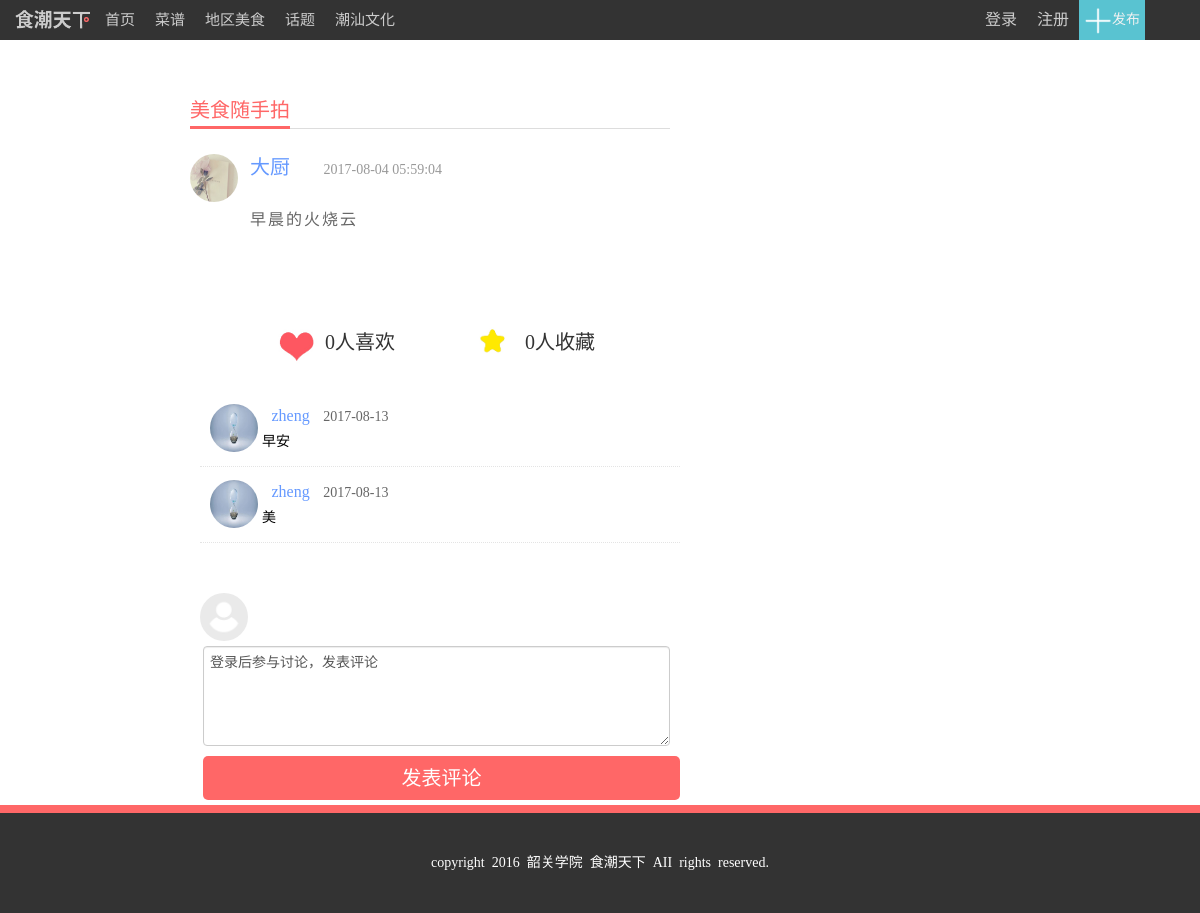
Page /php/topic_page.php?topic_id=21 on the committed database.
### tables this page shows
CREATE TABLE IF NOT EXISTS `topic` (
  `id` int(10) NOT NULL AUTO_INCREMENT,
  `content` varchar(255) NOT NULL,
  `publisher_id` int(10) NOT NULL,
  `created_at` datetime NOT NULL,
  `video` varchar(255) DEFAULT NULL,
  PRIMARY KEY (`id`),
  KEY `topic_publisher_id` (`publisher_id`)
);

CREATE TABLE IF NOT EXISTS `personal_info` (
  `id` int(10) NOT NULL AUTO_INCREMENT,
  `name` varchar(255) NOT NULL,
  `password_digest` char(40) NOT NULL,
  `head_img` varchar(255) NOT NULL DEFAULT '../assets/img/default.jpg',
  `sex` char(4) NOT NULL DEFAULT '男',
  `hometown_city` varchar(40) NOT NULL DEFAULT '汕头',
  `hometown_province` varchar(40) NOT NULL DEFAULT '潮汕',
  `email` varchar(255) NOT NULL,
  `personal_write` varchar(255) DEFAULT NULL,
  `created_at` datetime NOT NULL,
  `updated_at` datetime NOT NULL,
  PRIMARY KEY (`id`)
);

CREATE TABLE IF NOT EXISTS `topic_commnet` (
  `id` int(10) NOT NULL AUTO_INCREMENT,
  `comments` varchar(255) NOT NULL,
  `user_id` int(10) NOT NULL,
  `topic_id` int(10) NOT NULL,
  `created_at` datetime NOT NULL,
  PRIMARY KEY (`id`),
  KEY `comment_user_id` (`user_id`),
  KEY `comment_topic_id` (`topic_id`)
);

### php/topic_page.php (called while the page is built, shortened)
<?php
 	require ('../mysql_connect.php');
  	require('../models/users.php');
  require('../models/cookbook.php');
  	include('../views/user/topic_page.html.php');
 ?>

### models/users.php (called while the page is built, shortened)
<?php header( 'Content-Type:text/html;charset=utf-8');
function getID($dbc,$name){
  $q="select id from personal_info where name='$name'";
  $r=$dbc->query($q);
  $id=$r->fetchColumn(0);
  return $id;
}
function getUserName($dbc,$user_id){
  $q="select name from personal_info where id='$user_id'";
  $r=$dbc->query($q);
  $userName=$r->fetchColumn(0);
  return $userName;
}
function getUserImg($dbc,$user_id){
  $q="select head_img from personal_info where id='$user_id'";
  $r=$dbc->query($q);
  $headImg=$r->fetchColumn(0);
  return $headImg;
}
 ?>

### views/user/topic_page.html.php (the view, shortened to what this page needs)
<?php
$res=sel_topic($dbc,$_GET['topic_id']); foreach ($res as $row){
?>
<div class="topi_page_title">
    <span>美食随手拍</span>
</div>
<div class="topi_page_con">
    <a target="_blank" class="topi_page_head_img" href="personal_index.php?user_id=<?php echo $row['publisher_id']; ?>"><img src="<?php echo getUserImg($dbc,$row['publisher_id']); ?>" alt=""></a>
    <div class="topi_page_right">
        <a target="_blank" href="personal_index.php?user_id=<?php echo $row['publisher_id']; ?>" class="topi_page_userName"><?php echo getUserName($dbc,$row['publisher_id']); ?></a> <span class="topi_page_date"><?php echo $row['created_at']; ?></span>
        <br/>
        <span class="topi_page_say"><?php echo $row['content']; ?></span>
    <div class="topi_page_imgs">
<div class="topi_page_img" >
     <div style="font-size: 20px;margin-left: -80px;">
        <div style="width: 200px;position: relative;left: 100px;top: 50px;"><a id="a1" onclick="<?php if(isset($_COOKIE['userName']) && $_COOKIE['userName']!='' ){ ?>update_topi_like_num(<?php echo $row['id']; ?>)<?php }else{  ?>alert('请先登录!');<?php } ?>"  href="#a1"><img width="50" height="50" src="../assets/img/like.jpg" alt=""><span id="like_num">
         <?php topic_like_btn($dbc,$_GET['topic_id']);?></span>人喜欢</a></div>
        <div style="width: 200px;position: relative;left: 300px;"><a id="a2" onclick="<?php if(isset($_COOKIE['userName']) && $_COOKIE['userName']!='' ){ ?>update_topi_collect_num(<?php echo $row['id']; ?>)<?php }else{  ?>alert('请先登录!');<?php } ?>"  href="#a2"><img width="50" height="50" src="../assets/img/collect.jpg" alt=""><span id="collect_num">
        <?php topic_collect_btn($dbc,$_GET['topic_id']);?></span>人收藏</a></div>
        </div>
        <?php } ?>
    </div>
    </div>
    </div>
</div>
<div id="comments">
	<ul>
  <?php  $topic_id=$_GET['topic_id'];  $res=topic_comments($dbc,$topic_id);foreach($res as $row){ ?>
		<li id="comments_li">
		<div>
			<a target="_blank" href="personal_index.php?user_id=<?php echo $row['user_id']; ?>"><img class="comments_img" src="<?php echo getUserImg($dbc,$row['user_id']); ?>" alt=""></a>
			<a class="comments_name" target="_blank"  href="personal_index.php?user_id=<?php echo $row['user_id']; ?>"><?php echo getUserName($dbc,$row['user_id']); ?></a>
			<span class="comments_time"><?php $date=date('Y-m-d',strtotime($row['created_at'])); echo $date; ?></span>
			<span class="comments_con">
      <?php echo $row['comments']; ?></span>
		</div>
		</li>
    <?php } ?>
	</ul>
	<div  style="margin-top: 50px;">
		<a target="_blank" href="personal_index.php?user_id=<?php echo getID($dbc,$_COOKIE['userName']); ?>"><img class="commenter_img"  src="<?php if((!empty($_COOKIE['userName'])) && $_COOKIE['userName']!=''){ echo getHeadImage($dbc,$_COOKIE['userName']);}else{ echo '../assets/img/default.jpg';} ?>" alt=""></a>
		<div style="float: right;position: relative;width: 482px;zoom: 1;">
			<div class="commenter_text">
     <div style="width: 100%;">
      <?php if((!empty($_COOKIE['userName'])) && $_COOKIE['userName']!=''){ ?>
     <form action="topic_page.php?topic_id=<?php echo $_GET['topic_id']; ?>" method="post" id="myform" >
       <textarea class="commenter_texts"  name="commenter_text"> </textarea>
    <a href="#" onclick="document.getElementById('myform').submit();" style="width: 453px;"  class="edit_topic">发表评论</a>
    </form>
    <?php }else{ ?>
<textarea  disabled="disabled" class="commenter_texts" style="cursor: default;background-color: white;width: 453px;"   name="commenter_text" disabled="disabled"><?php echo "登录后参与讨论，发表评论"; ?></textarea>
    <span   class="edit_topic">发表评论</span>
    <?php } ?>
     </div>
      </div>
		</div>
	</div>
</div>

### models/cookbook.php (shortened to what this page needs)
<?php
function sel_topic($dbc,$topic_id)
{
    $sql = "select * from topic  where id=$topic_id";
    $topic_all = $dbc->query($sql);
    return $topic_all;
}
function topic_like_btn($dbc,$topic_id)
{
  $q="select * from topic_user_like_collect where  topic_id=$topic_id and attitude=1";
  $stmt=$dbc->prepare($q);
    $stmt->execute();
    echo $stmt->rowCount();
}
function topic_collect_btn($dbc,$topic_id)
{
  $q="select * from topic_user_like_collect where  topic_id=$topic_id and attitude=2";
  $stmt=$dbc->prepare($q);
    $stmt->execute();
    echo $stmt->rowCount();
}
function topic_comments($dbc,$topic_id){
  $q="select * from topic_commnet where  topic_id=$topic_id";
  $res=$dbc->query($q);
  return $res;
}
 ?>

### assets/css/indexTop.css (style rules this page uses)
body { font: 14px "Hiragino Sans GB",STHeiti,"微软雅黑","Microsoft YaHei",Helvetica,Arial,serif; }
.bar { float: right; margin-right: 30px; position:relative; right:20px; }
.top-bar { height: 40px; background: #333; color: #999; top: 0; position: fixed; z-index: 10000; width: 100%; left: 0; min-width: 990px; }
.top-bar .bar-left { height: 40px; margin-left: 20px; }
ol,ul { list-style: none; }
.top-bar .bar-left li { float: left; height: 40px; }
.bar-link a, .top-bar .bar-left li a { font-size: 15px; color: #ccc; height: 40px; line-height: 40px; padding: 0 10px; text-decoration: none; display: inline-block; }
li a { font-size: 16px; color: #ccc; height: 40px; line-height: 40px; padding: 0 10px; text-decoration: none; display: inline-block; }
.bar-right li { list-style-image: none; list-style-type: none; float: right; }
.bar-right li a { display: block; }
.bar-text { background: #59C3D1; color: #f1f1f1; width: auto; text-align: center; height: 40px; line-height: 40px; overflow: hidden; position: relative; z-index: 199011; cursor: pointer; margin-right: 5px; padding-left: 5px; padding-right: 5px; }
.bar-text img { border: 0; vertical-align: middle; }

### assets/css/footer.css (style rules this page uses)
.footer { clear: both; width: 100%; margin-top: 20px; background: #FF6767; padding-top: 8px; }
.footer-content { padding: 40px 0; background: #333; color: #fff; font-size: 14px; overflow: hidden; text-align: center; }

### assets/css/mc-all.css (style rules this page uses)
.topi_page_title { width: 40%; color: #666; border-bottom: 1px solid #ddd; margin-left: 190px; margin-top: 100px; padding-bottom: 5px; }
.topi_page_title>span { border-bottom: 3px solid #ff6767; font-size: 20px; font-weight: 400; color: #ff6767; padding-bottom: 5px; }
.topi_page_con { width: 70%; margin-left: 190px; }
.topi_page_head_img { position: relative;top: 25px; }
.topi_page_head_img>img { width: 48px; height: 48px; margin: 0 10px 0 0; border-radius: 50%; }
.topi_page_right { width: 850px; top:-20px; position: relative; left: 60px; }
.topi_page_userName { color: #6599ff; font-size: 20px; }
.topi_page_date { margin-left: 30px;color: #999; }
.topi_page_say { color: #666; font-size: 16px; position: relative; top: 30px;letter-spacing: 2px; }
.topi_page_imgs { width: 450px;margin-top:50px; }
#comments { width: 40%;clear: both; margin-left: 200px; }
#comments_li { height: 75px; background-color: #fff; border-bottom: 1px dotted #e4e4e4; }
#comments_li div { min-height: 72px; line-height: 72px; }
.comments_img { border-radius: 50%;width: 48px;height: 48px; }
.comments_name { color: #6599ff; margin-left: -10px; position: relative;top: -10px; }
.comments_time { color: #666;position: relative;top: -10px; }
.comments_con { color: #000; position: relative; top: 15px;left: -130px; }
.commenter_img { border-radius: 50%; width: 48px;height: 48px; }
.commenter_text { padding: 5px 0 5px 5px; }
.commenter_texts { overflow: hidden; overflow-y: auto; height: 90px; line-height: 20px; font-size: 14px; width: 95%; border: 0; outline: 0; vertical-align: top; border: 1px solid #ccc; text-shadow: none; }

### assets/css/style.css (style rules this page uses)
* { margin: 0;padding: 0;font-family: "微软雅黑"; }
a { text-decoration: none; color: #333; }
.left { float:left; }
ul { list-style-type: none; }
img { border: 0; }
input,textarea { outline: 0; }

### assets/css/index_Beauty.css (style rules this page uses)
ul, li { margin: 0; padding: 0; border: 0; font-size: 100%; font: inherit; vertical-align: baseline; }
.edit_topic { display: block; height: 44px; line-height: 44px; font-size: 20px; text-align: center; color: #fff; text-decoration: none; background: #ff6767; border-radius: 5px; }

### rows in the picture
topic: publisher.head_img (picture), publisher.name "大厨", created_at "2017-08-04 05:59:04", content "早晨的火烧云"
topic_commnet: user.head_img (picture), user.name "zheng", created_at "2017-08-13", comments "早安"
topic_commnet: user.head_img (picture), user.name "zheng", created_at "2017-08-13", comments "美"
